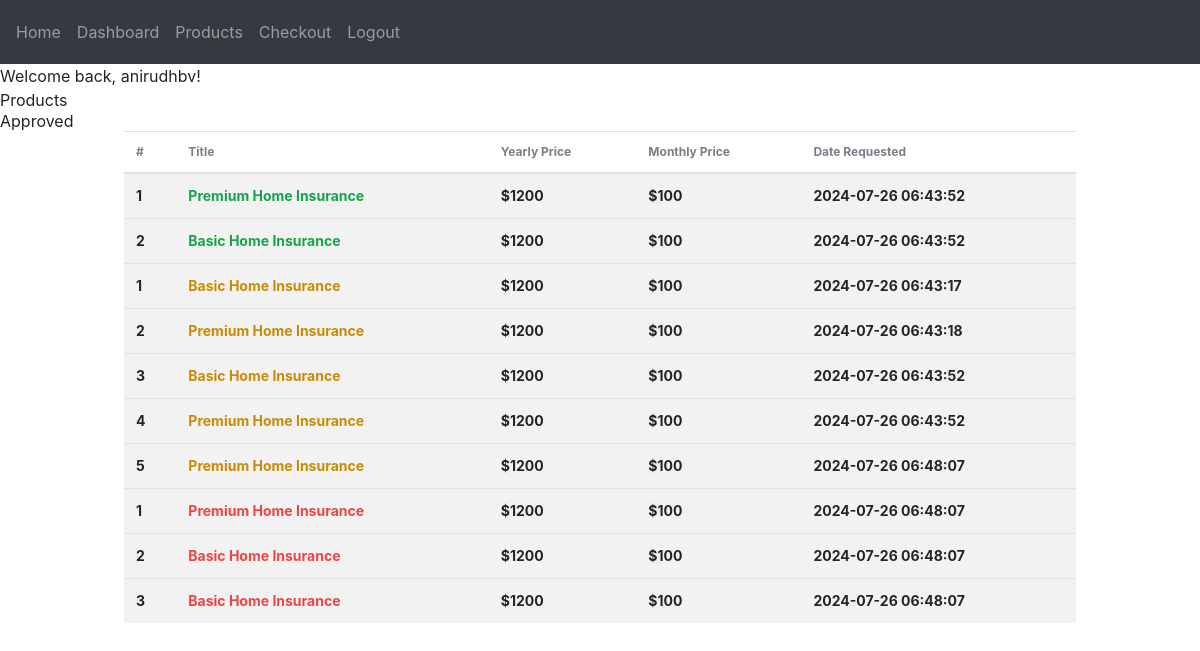
The page /dashboard (signed in) on the database its author committed.
### docs/models.py (models this page shows, shortened)
class User(db.Model, UserMixin): #Use UserMixin class to add prexisting methods
    id = db.Column(db.Integer(), primary_key = True)
    username = db.Column(db.String(length = 45), nullable = False, unique = True)
    email_address = db.Column(db.String(), unique = True, nullable = False)
    password_hash = db.Column(db.String(), nullable = False)
    isAdmin = db.Column(db.Boolean())
    insuranceSelection = db.relationship('Purchases', backref = "insurance_selection", lazy = True)
    @property
    def password(self):
      return self.password

class Purchases(db.Model):
  id = db.Column(db.Integer(), primary_key = True)
  title =  db.Column(db.String(length = 45), nullable = False)
  type =  db.Column(db.String(length = 45), nullable = False)
  purchased_date = db.Column(db.DateTime(timezone=True), default=func.now())
  yearly_price = db.Column(db.Integer(), nullable = False)
  month_price = db.Column(db.Integer(), nullable = False)
  owner = db.Column(db.Integer(), db.ForeignKey("user.id"))
  status = db.Column(db.String(length = 45), nullable = False)

### docs/routes.py (the view)
@login_required #Require login before the route is set up
@app.route("/dashboard", methods = ["POST", "GET"])
def dashboard_page():
  approved = Purchases.query.filter_by(owner = current_user.id, status = "APPROVED").all()
  pending = Purchases.query.filter_by(owner = current_user.id, status = "PENDING").all()
  declined = Purchases.query.filter_by(owner = current_user.id, status = "DECLINED").all()
  return render_template("dashboard.html", user = current_user, approved = approved, pending = pending, declined = declined)

### docs/models.py (called while the page is built)
@loginmanager.user_loader #Required property for the users to be authenticated
def load_user(user_id):
    return User.query.get(user_id)

### docs/templates/dashboard.html (shortened to what this page needs)
{% extends "base.html" %} {%block head%} {%endblock %} {% block body %} {% if
current_user.is_authenticated %}
<p>Welcome back, {{ current_user.username }}!</p>
<button>
  <a href="/products">Products</a>
</button>
<h1>Approved</h1>
<div class="w-5/6 mx-auto px-4">
  <div class="overflow-x-auto font-bold">
    <table class="table">
      <thead>
        <tr>
          <th>#</th>
          <th>Title</th>
          <th>Yearly Price</th>
          <th>Monthly Price</th>
          <th>Date Requested</th>
        </tr>
      </thead>
      <tbody>
        {% for approved_item in approved %}
        <tr class="bg-base-200">
          <th>{{ loop.index }}</th>
          <td class="text-green-600 font-bold">{{approved_item.title}}</td>
          <td>${{approved_item.yearly_price}}</td>
          <td>${{approved_item.month_price}}</td>
          <td>{{approved_item.purchased_date}}</td>
        </tr>
        {% endfor %}
        {% for pending_item in pending %}
        <tr class="bg-base-200">
          <th>{{ loop.index }}</th>
          <td class="text-yellow-600 font-bold">{{pending_item.title}}</td>
          <td>${{pending_item.yearly_price}}</td>
          <td>${{pending_item.month_price}}</td>
          <td>{{pending_item.purchased_date}}</td>
        </tr>
        {% endfor %}
        {% for declined_item in declined %}
        <tr class="bg-base-200">
          <th>{{ loop.index }}</th>
          <td class="text-red-500 font-bold">{{declined_item.title}}</td>
          <td>${{declined_item.yearly_price}}</td>
          <td>${{declined_item.month_price}}</td>
          <td>{{declined_item.purchased_date}}</td>
        </tr>
        {% endfor %}
      </tbody>
    </table>
    {% endif %} {% endblock %}

### docs/templates/base.html (shortened to what this page needs)
<!DOCTYPE html>
<html lang="en" data-theme="light">
<head>
    <link
      rel="stylesheet"
      href="https://stackpath.bootstrapcdn.com/bootstrap/4.4.1/css/bootstrap.min.css"
    />
    <link
      rel="stylesheet"
      href="https://stackpath.bootstrapcdn.com/font-awesome/4.7.0/css/font-awesome.min.css"
    />
    <link href="https://cdn.jsdelivr.net/npm/daisyui@4.12.10/dist/full.min.css" rel="stylesheet" type="text/css" />
    <script src="https://cdn.tailwindcss.com" ></script>
</head>
<body class="bg-white" style="background-color: white">
 <nav class="navbar navbar-expand-lg navbar-dark bg-dark">
      <div class="collapse navbar-collapse" id="navbar">
        <div class="navbar-nav">
          <a class="nav-item nav-link" id="home" href="/">Home</a>
          {% if current_user.is_authenticated %}
          <a class="nav-item nav-link" id="dashboard" href="/dashboard">Dashboard</a>
            <a class="nav-item nav-link" id="logout" href="/Products">Products</a>
          <a class="nav-item nav-link" id="logout" href="/checkout">Checkout</a>
          <a class="nav-item nav-link" id="logout" href="/logout">Logout</a>
          {% else %}
          <a class="nav-item nav-link" id="login" href="/login">Login</a>
          <a class="nav-item nav-link" id="signUp" href="/register">Sign Up</a>
          {% endif %}
        </div>
      </div>
    </nav>
  {% block body %}{% endblock %}
</body>
</html>

### rows shown on the page
User: username "anirudhbv"
Purchases: title "Premium Home Insurance", yearly_price "1200", month_price "100", purchased_date "2024-07-26 06:43:52"
Purchases: title "Basic Home Insurance", yearly_price "1200", month_price "100", purchased_date "2024-07-26 06:43:52"
Purchases: title "Basic Home Insurance", yearly_price "1200", month_price "100", purchased_date "2024-07-26 06:43:17"
Purchases: title "Premium Home Insurance", yearly_price "1200", month_price "100", purchased_date "2024-07-26 06:43:18"
Purchases: title "Basic Home Insurance", yearly_price "1200", month_price "100", purchased_date "2024-07-26 06:43:52"
Purchases: title "Premium Home Insurance", yearly_price "1200", month_price "100", purchased_date "2024-07-26 06:43:52"
Purchases: title "Premium Home Insurance", yearly_price "1200", month_price "100", purchased_date "2024-07-26 06:48:07"
Purchases: title "Premium Home Insurance", yearly_price "1200", month_price "100", purchased_date "2024-07-26 06:48:07"
Purchases: title "Basic Home Insurance", yearly_price "1200", month_price "100", purchased_date "2024-07-26 06:48:07"
Purchases: title "Basic Home Insurance", yearly_price "1200", month_price "100", purchased_date "2024-07-26 06:48:07"
